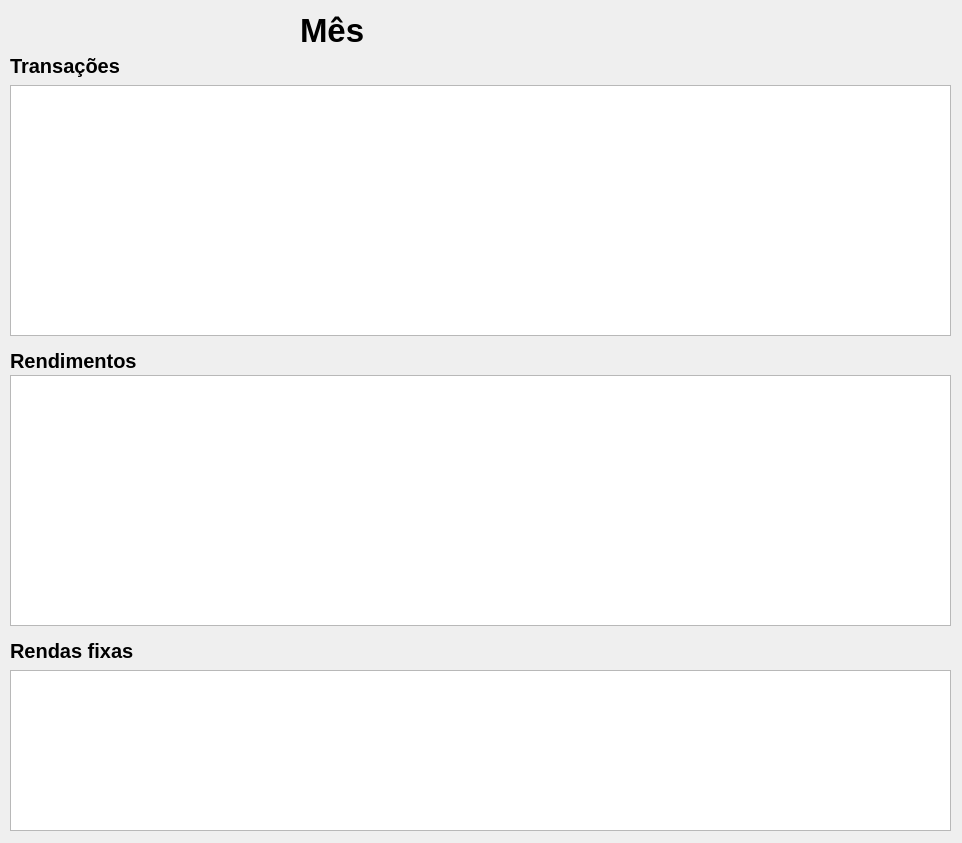
<?xml version="1.0" encoding="UTF-8"?>
<ui version="4.0">
 <class>MonthWindow</class>
 <widget class="QMainWindow" name="MonthWindow">
  <property name="geometry">
   <rect>
    <x>0</x>
    <y>0</y>
    <width>962</width>
    <height>843</height>
   </rect>
  </property>
  <property name="windowTitle">
   <string>Análise do mês</string>
  </property>
  <widget class="QWidget" name="centralwidget">
   <widget class="QTableWidget" name="tableWidget_yields">
    <property name="geometry">
     <rect>
      <x>10</x>
      <y>375</y>
      <width>941</width>
      <height>251</height>
     </rect>
    </property>
   </widget>
   <widget class="QLabel" name="label_month">
    <property name="geometry">
     <rect>
      <x>300</x>
      <y>10</y>
      <width>301</width>
      <height>41</height>
     </rect>
    </property>
    <property name="font">
     <font>
      <pointsize>25</pointsize>
      <weight>75</weight>
      <bold>true</bold>
     </font>
    </property>
    <property name="text">
     <string>Mês</string>
    </property>
   </widget>
   <widget class="QTableWidget" name="tableWidget_transactions">
    <property name="geometry">
     <rect>
      <x>10</x>
      <y>85</y>
      <width>941</width>
      <height>251</height>
     </rect>
    </property>
   </widget>
   <widget class="QLabel" name="label_transactions">
    <property name="geometry">
     <rect>
      <x>10</x>
      <y>50</y>
      <width>131</width>
      <height>31</height>
     </rect>
    </property>
    <property name="font">
     <font>
      <pointsize>15</pointsize>
      <weight>75</weight>
      <bold>true</bold>
     </font>
    </property>
    <property name="text">
     <string>Transações</string>
    </property>
   </widget>
   <widget class="QLabel" name="label_yields">
    <property name="geometry">
     <rect>
      <x>10</x>
      <y>350</y>
      <width>151</width>
      <height>21</height>
     </rect>
    </property>
    <property name="font">
     <font>
      <pointsize>15</pointsize>
      <weight>75</weight>
      <bold>true</bold>
     </font>
    </property>
    <property name="text">
     <string>Rendimentos</string>
    </property>
   </widget>
   <widget class="QLabel" name="label_fixedIncome">
    <property name="geometry">
     <rect>
      <x>10</x>
      <y>640</y>
      <width>151</width>
      <height>21</height>
     </rect>
    </property>
    <property name="font">
     <font>
      <pointsize>15</pointsize>
      <weight>75</weight>
      <bold>true</bold>
     </font>
    </property>
    <property name="text">
     <string>Rendas fixas</string>
    </property>
   </widget>
   <widget class="QTableWidget" name="tableWidget_fixedIncome">
    <property name="geometry">
     <rect>
      <x>10</x>
      <y>670</y>
      <width>941</width>
      <height>161</height>
     </rect>
    </property>
   </widget>
  </widget>
 </widget>
 <resources/>
 <connections/>
</ui>
